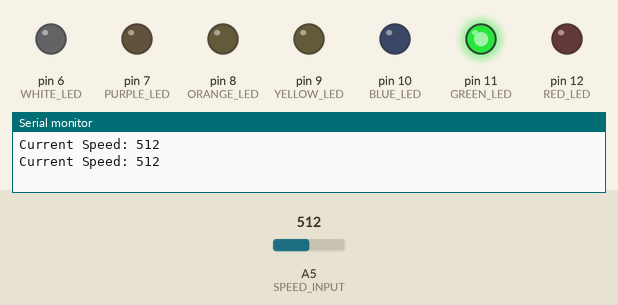
Simulated run of this sketch. Board: Arduino Uno, built with avr-gcc and run on an emulated ATmega328P. Parts: output pins drawn as LEDs (lit = HIGH), the last lines printed to the serial monitor. Dashed ring = blinking. The inputs (shaded band) are chosen by the test bench; at power-on: A5 (SPEED_INPUT) = 512.

Above: at 1.2 s.
1.3 s: A5 (SPEED_INPUT) set to 0
At 2.12 s:
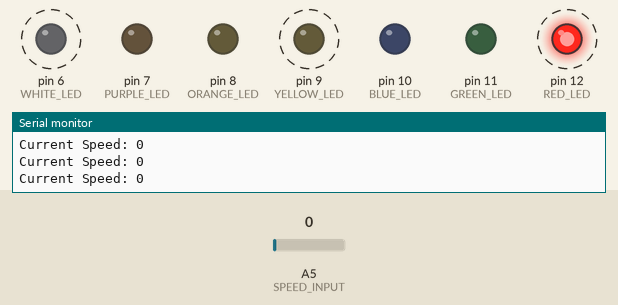
4.3 s: A5 (SPEED_INPUT) set to 122
At 4.71 s:
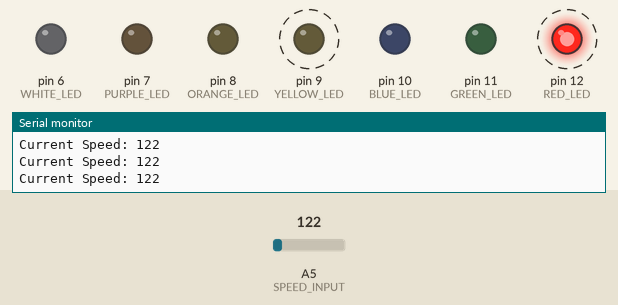
7.3 s: A5 (SPEED_INPUT) set to 306
10.3 s: A5 (SPEED_INPUT) set to 511
At 14.07 s:
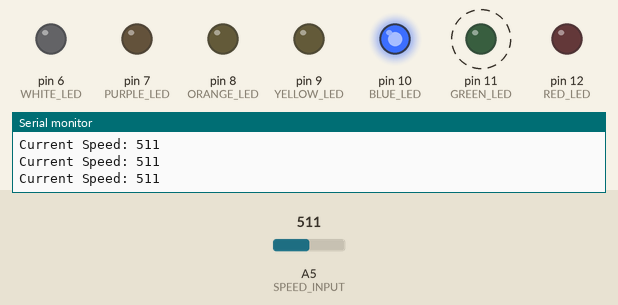
Timing chart, 0 to 14.3 s (numbered marks = the images above; inputs shaded):
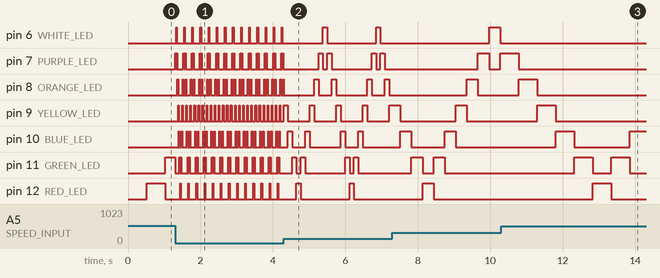

Measured:
- after the input at 1.3 s, pin 12 (RED_LED): alternates HIGH for 0.02 s and LOW for 0.21 s, starting after 0.14 s
- after the input at 4.3 s, pin 6 (WHITE_LED): alternates HIGH for 0.12 s and LOW for 1.3 s, starting after 1.1 s; pin 9 (YELLOW_LED): alternates HIGH for 0.12 s and LOW for 0.61 s, starting after 0.11 s; pin 12 (RED_LED): alternates HIGH for 0.12 s and LOW for 1.3 s, starting after 0.35 s
- after the input at 10.3 s, pin 6 (WHITE_LED): stays LOW (without the input it goes to HIGH after 3.3 s); pin 11 (GREEN_LED): alternates HIGH for 0.51 s and LOW for 0.51 s, starting after 2.0 s
- by itself, pin 6 (WHITE_LED): alternates HIGH for 0.02 s and LOW for 0.21 s
- by itself, pin 9 (YELLOW_LED): alternates HIGH for 0.02 s and LOW for 0.09 s
- by itself, pin 11 (GREEN_LED): alternates HIGH for 0.31 s and LOW for 0.31 s, 4 changes in all, then stays LOW

The sketch:

ChaserLED_updated.ino
```cpp
#define RED_LED 12
#define GREEN_LED 11
#define BLUE_LED 10
#define YELLOW_LED 9
#define ORANGE_LED 8
#define PURPLE_LED 7
#define WHITE_LED 6

#define BUTTON_INPUT 2
#define SPEED_INPUT 5

bool BUTTON_CURRENT = HIGH;
bool BUTTON_PREVIOUS = LOW;
bool OUTPUT_SIG = false;

unsigned long CURRENT_TIME = 0;
unsigned long PREV_TIME = 0;

unsigned long RED_PREV_TIME = 0;
unsigned long GREEN_PREV_TIME = 0;
unsigned long BLUE_PREV_TIME = 0;
unsigned long YELLOW_PREV_TIME = 0;
unsigned long ORANGE_PREV_TIME = 0;
unsigned long PURPLE_PREV_TIME = 0;
unsigned long WHITE_PREV_TIME = 0;

bool RED_STATE = LOW;
bool GREEN_STATE = LOW;
bool BLUE_STATE = LOW;
bool YELLOW_STATE = LOW;
bool ORANGE_STATE = LOW;
bool PURPLE_STATE = LOW;
bool WHITE_STATE = LOW;


void setup() {
for(int pin = 6; pin < 13; pin++)
{
	pinMode(pin,OUTPUT);
}

pinMode(BUTTON_INPUT, INPUT_PULLUP);
pinMode(SPEED_INPUT, INPUT);

Serial.begin(9600);
}


void loop() {
CURRENT_TIME = millis();
//BUTTON();
CHASER_LED();


}

void LED(unsigned long RED_F)
{

unsigned long GREEN_F  = RED_F    * 2;
unsigned long BLUE_F   = GREEN_F  * 2;
unsigned long YELLOW_F = BLUE_F   * 2;
unsigned long ORANGE_F = YELLOW_F * 2;
unsigned long PURPLE_F = ORANGE_F * 2;
unsigned long WHITE_F  = PURPLE_F * 2;

  if(OUTPUT_SIG == true)
  {

      if(CURRENT_TIME - RED_PREV_TIME >= RED_F)
      {
        RED_PREV_TIME = CURRENT_TIME;
        RED_STATE = !RED_STATE;
        digitalWrite(RED_LED, RED_STATE? HIGH : LOW );
      }

      if(CURRENT_TIME - GREEN_PREV_TIME >= GREEN_F)
      {
        GREEN_PREV_TIME = CURRENT_TIME;
        GREEN_STATE = !GREEN_STATE;
        digitalWrite(GREEN_LED, GREEN_STATE? HIGH : LOW );
      }

      if(CURRENT_TIME - BLUE_PREV_TIME >= BLUE_F)
      {
        BLUE_PREV_TIME = CURRENT_TIME;
        BLUE_STATE = !BLUE_STATE;
        digitalWrite(BLUE_LED, BLUE_STATE? HIGH : LOW);
      }

      if(CURRENT_TIME - YELLOW_PREV_TIME >= YELLOW_F)
      {
        YELLOW_PREV_TIME = CURRENT_TIME;
        YELLOW_STATE = !YELLOW_STATE;
        digitalWrite(YELLOW_LED, YELLOW_STATE? HIGH : LOW);
      }

      if(CURRENT_TIME - ORANGE_PREV_TIME >= ORANGE_F)
      {
        ORANGE_PREV_TIME = CURRENT_TIME;
        ORANGE_STATE = !ORANGE_STATE;
        digitalWrite(ORANGE_LED, ORANGE_STATE? HIGH : LOW );
      }

      if(CURRENT_TIME - PURPLE_PREV_TIME >= PURPLE_F)
      {
        PURPLE_PREV_TIME = CURRENT_TIME;
        PURPLE_STATE = !PURPLE_STATE;
        digitalWrite(PURPLE_LED, PURPLE_STATE? HIGH : LOW);
      }

      if(CURRENT_TIME - WHITE_PREV_TIME >= WHITE_F)
      {
        WHITE_PREV_TIME = CURRENT_TIME;
        WHITE_STATE = !WHITE_STATE;
        digitalWrite(WHITE_LED, WHITE_STATE? HIGH : LOW);
      }

  }
}


void BUTTON()
{
	BUTTON_CURRENT = digitalRead(BUTTON_INPUT);

	if(BUTTON_CURRENT == LOW && BUTTON_PREVIOUS == HIGH)
	{
		OUTPUT_SIG = !OUTPUT_SIG;

	}
	BUTTON_PREVIOUS = BUTTON_CURRENT;

	if(OUTPUT_SIG == false)
	{
		digitalWrite(RED_LED, LOW);
		digitalWrite(GREEN_LED, LOW);
		digitalWrite(BLUE_LED, LOW);
		digitalWrite(YELLOW_LED, LOW);
		digitalWrite(ORANGE_LED, LOW);
		digitalWrite(PURPLE_LED, LOW);
		digitalWrite(WHITE_LED, LOW);

		RED_STATE = LOW;
		GREEN_STATE = LOW;
		BLUE_STATE = LOW;
		YELLOW_STATE = LOW;
		ORANGE_STATE = LOW;
		PURPLE_STATE = LOW;
		WHITE_STATE = LOW;

		RED_PREV_TIME = CURRENT_TIME;
		GREEN_PREV_TIME = CURRENT_TIME;
		BLUE_PREV_TIME = CURRENT_TIME;
		YELLOW_PREV_TIME = CURRENT_TIME;
		ORANGE_PREV_TIME = CURRENT_TIME;
		PURPLE_PREV_TIME = CURRENT_TIME;
		WHITE_PREV_TIME = CURRENT_TIME;
	}
}
int INDEX = 0;
int SPEED = 0;
bool DIRECTION = true;
void CHASER_LED()
{
  	SPEED = analogRead(SPEED_INPUT);

	if(CURRENT_TIME - PREV_TIME >= SPEED)
	{
		Serial.print("Current Speed: ");
		Serial.println(SPEED);
		PREV_TIME = CURRENT_TIME;

		RED_STATE    = (INDEX == 0);
		GREEN_STATE  = (INDEX == 1);
		BLUE_STATE   = (INDEX == 2);
		YELLOW_STATE = (INDEX == 3);
		ORANGE_STATE = (INDEX == 4);
		PURPLE_STATE = (INDEX == 5);
		WHITE_STATE  = (INDEX == 6);

    /*
    I will just explain this part "RED_STATE    = (INDEX == 0);"
    Here we are setting the bool variable RED_STATE to either true or false, based on the condtion on the right hand side, which is "INDEX == 0".
    In simple bro terms, it goes something like this.
    Bro 1: "Hey man, is the value of INDEX currently 0?"
    Bro 2: "Oh, no its currently not 0."
    Bro 1: "Oh okay, since its not 0, I will set the RED_STATE variable to false. Thank you."
    */

		digitalWrite(RED_LED,   RED_STATE ? HIGH : LOW);
		digitalWrite(GREEN_LED, GREEN_STATE ? HIGH : LOW);
		digitalWrite(BLUE_LED,  BLUE_STATE ? HIGH : LOW);
		digitalWrite(YELLOW_LED,   YELLOW_STATE ? HIGH : LOW);
		digitalWrite(ORANGE_LED, ORANGE_STATE ? HIGH : LOW);
		digitalWrite(PURPLE_LED,  PURPLE_STATE ? HIGH : LOW);
		digitalWrite(WHITE_LED, WHITE_STATE ? HIGH: LOW);

		DIRECTION ? INDEX++ : INDEX--;
		/*
		What does "DIRECTION ? INDEX++ : INDEX--;" means?
		It means that if the variable DIRECTION is true, the variable INDEX will start to go up by 1.

		Now, if lets say that the variable DIRECTION is false, then the variable INDEX will start to decrease by 1.

    In simple bro terms, it goes something like this.
    Bro 1: Hey man. Currently, whats the value for the bool variable DIRECTION?
    Bro 2: Oh hey! Currently, the value for bool variable DIRECTION is true.
    Bro 1: Oh okay, thanks bro! Since the value is true, I will increase the variable INDEX by 1.

    Sometimes later...
    Bro 1: Hey bro, is the value for DIRECTION still true?
    Bro 2: Oh bro, it changed to false.
    Bro 1: Oh shit, thanks man. Since the value is now false, i will decrease the variable INDEX by 1.

		This is called Ternary Operator, you may read up more about it from the link below.
		https://www.geeksforgeeks.org/c/conditional-or-ternary-operator-in-c/
		*/

		if(INDEX == 6)
		{
			DIRECTION = false;
		}
		if(INDEX == 0)
		{
			DIRECTION = true;
		}
		/*
		if(INDEX == 6)
		{
			DIRECTION = false;
		}
		if(INDEX == 0)
		{
			DIRECTION = true;
		}

		So this part of the code is basically, changing the direction of how we want the LED
		to go, at the start you will notice that the LED Starts from RED followed by GREEN, BLUE, YELLOW....
    so basically, if the variable INDEX is currently at 6 which means the last LED just lit up, then the variable DIRECTION
    will be set to false, when its false it will start to lit up backward. This works together with "DIRECTION ? INDEX++ : INDEX--;".

    Now you know :)
		*/

	}
}
```
